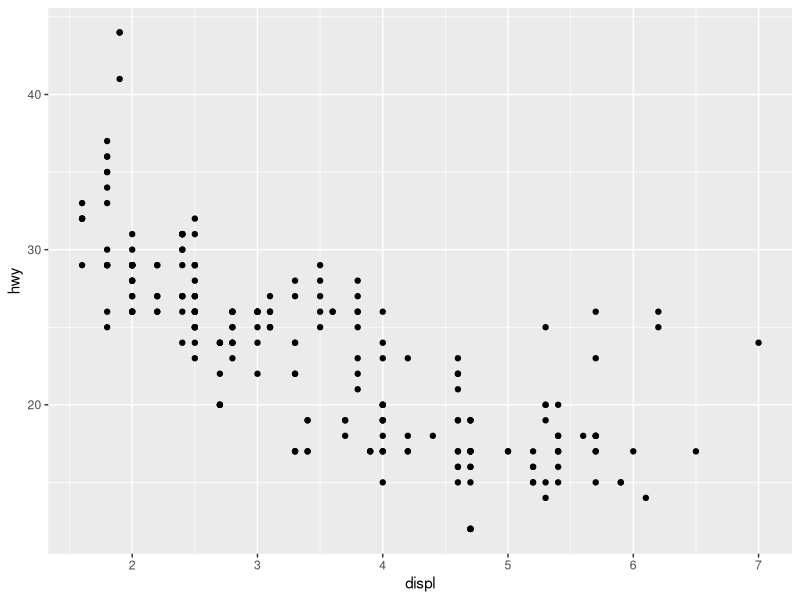
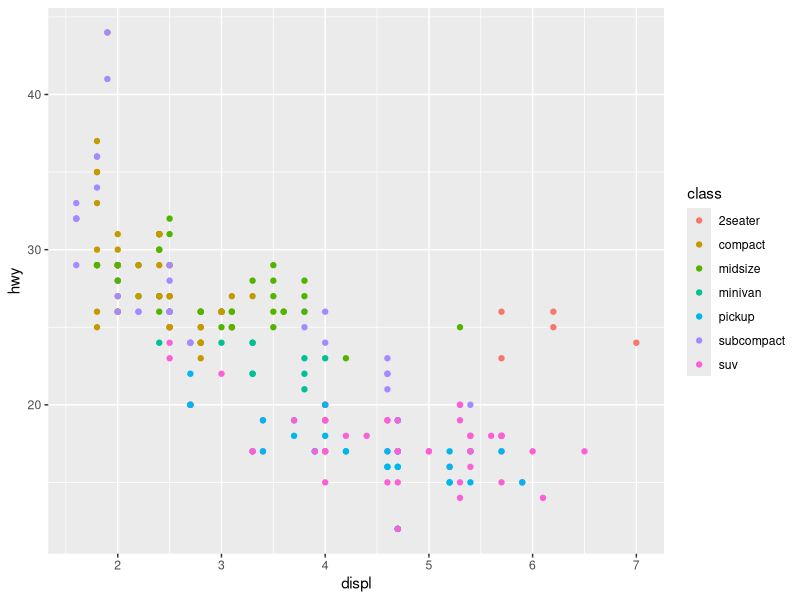
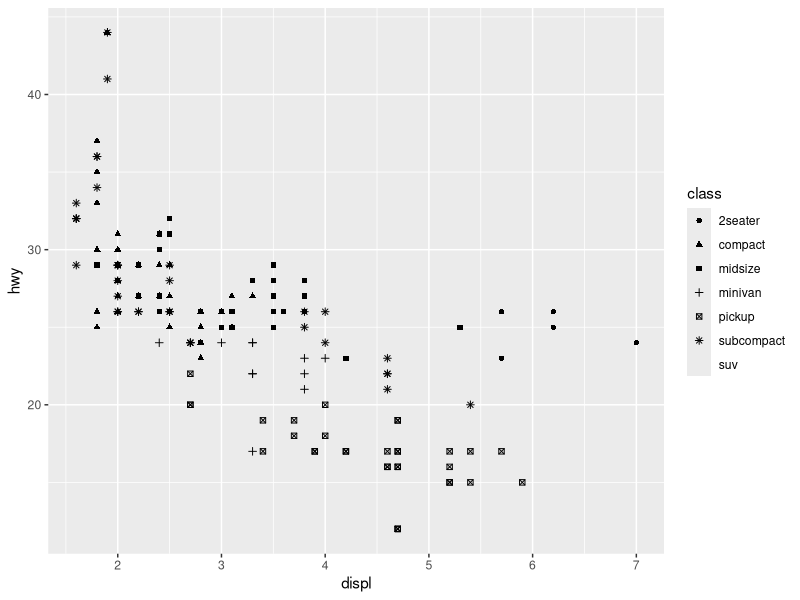
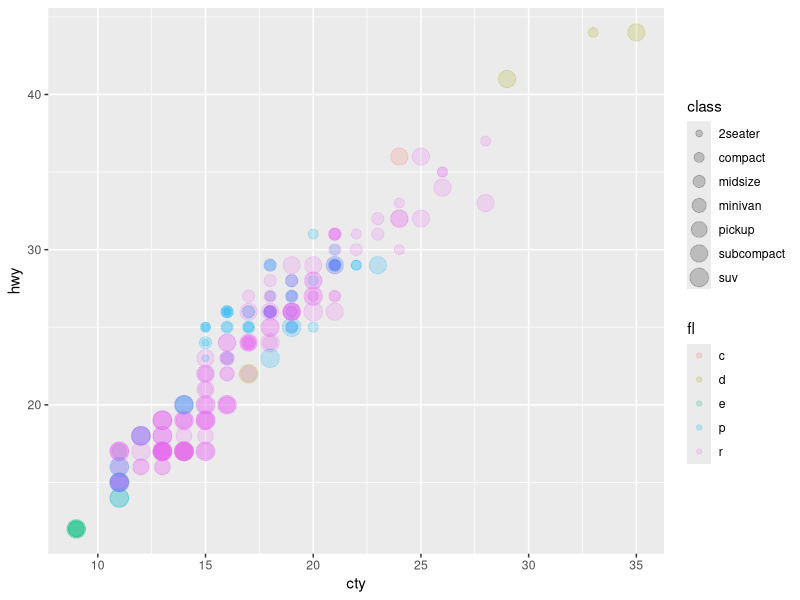
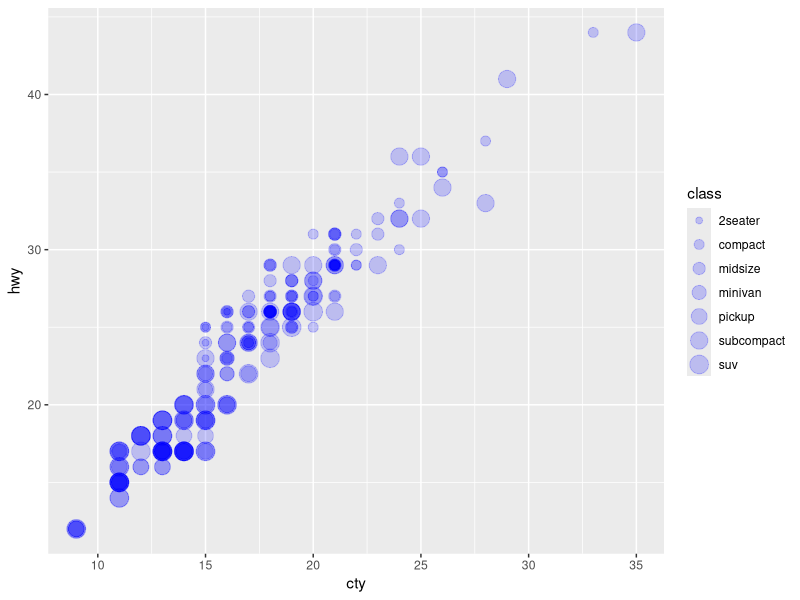
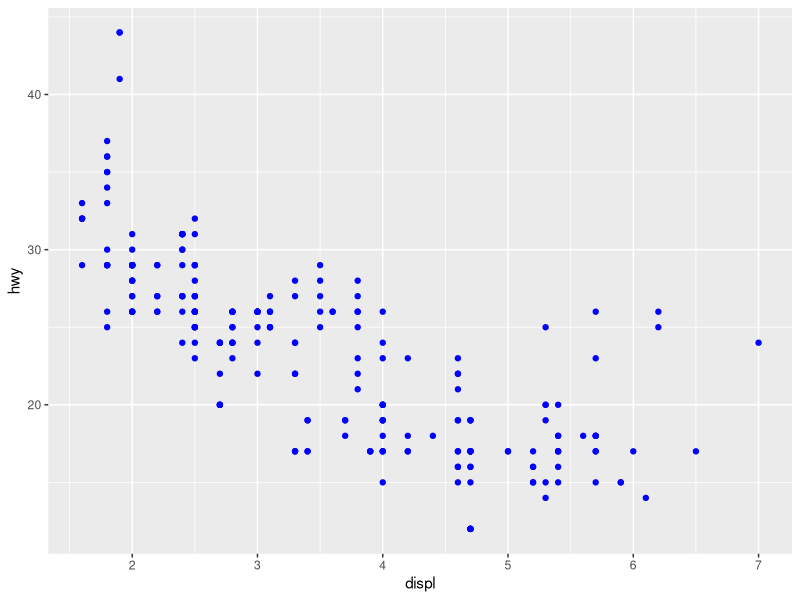
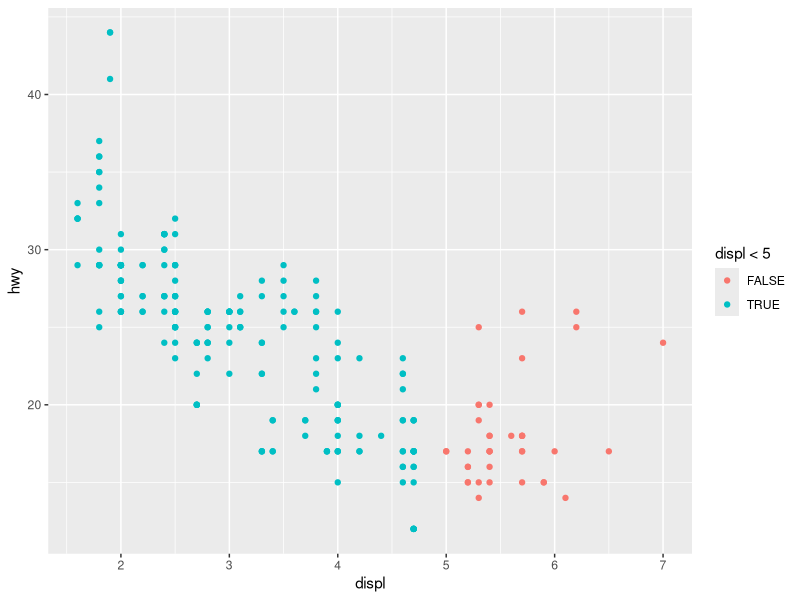
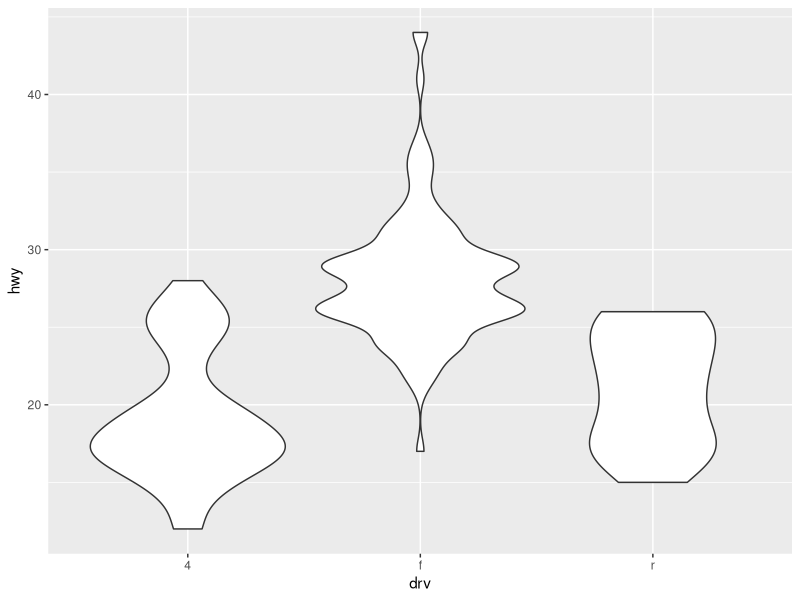

Source code (R) for these figures, in order:
## ---- chunk 1
knitr::opts_chunk$set(echo = TRUE)

library(tidyverse)
## ---- chunk 2
# data()
# ?mpg
#mpg
ggplot(data = mpg, aes(x = displ, y = hwy)) + 
  geom_point()
## ---- chunk 3
ggplot(data = mpg, aes(x = displ, y = hwy, color=class)) + 
  geom_point()
## ---- chunk 4
ggplot(data = mpg, aes(x = displ, y = hwy, shape=class)) + 
  geom_point()
## ---- chunk 5
#?mpg
ggplot(data = mpg, aes(x = cty, y = hwy, size = class, color = fl)) + 
  geom_point(alpha = 0.2)
## ---- chunk 6
#?mpg
ggplot(data = mpg, aes(x = cty, y = hwy, size = class)) + 
  geom_point(alpha = 0.2, color = "blue")
## ---- chunk 7

ggplot(data = mpg) + 
      geom_point(aes(x = displ, y = hwy), color = "blue")

ggplot(data = mpg) + 
      geom_point(aes(x = displ, y = hwy, color = displ < 5))
## ---- chunk 8

ggplot(mpg, aes(x = drv, y = hwy)) +
  geom_violin()

## ---- chunk 9

ggplot(data = mpg) +
  geom_point(aes(x = displ, y = hwy)) +
  geom_smooth(aes(x = displ, y = hwy))

?geom_smooth

ggplot(data = mpg, aes(x = displ, y = hwy))+
  geom_point() +
  geom_smooth()
## ---- chunk 10

ggplot(data = mpg, aes(x = displ, y = hwy))+
  geom_point() +
  geom_smooth() +
  labs(title = "Relationship b/w engine size & MPG",
       x = "Highway MPG",
       y = "Engine displacement (liters)") +
  theme_bw() +
  theme(text = element_text(size = 16))

